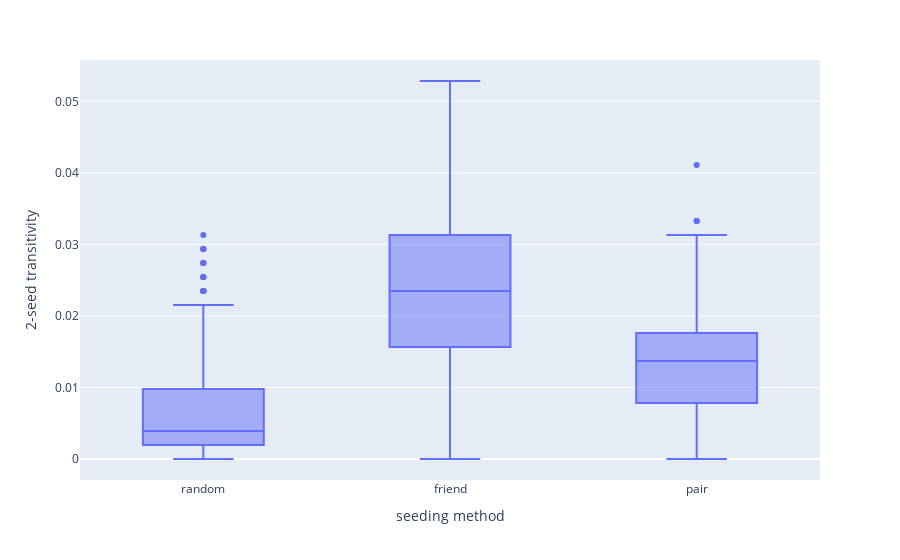

The code cell stored with this chart in its notebook:
### Code cell
import plotly.express as px
fig = px.box(df, x="seeding method", y="2-seed transitivity")
fig.show()

### Figure 1 — Plotly figure (JSON) as saved in the notebook; plotly's stock layout.template omitted (floating-point values rounded to 4 significant figures; data arrays with more than 128 entries replaced by an {"elided": "..."} marker saying what was removed)
{"data": [{"alignmentgroup": "True", "hovertemplate": "seeding method=%{x}<br>2-seed transitivity=%{y}<extra></extra>", "legendgroup": "", "marker": {"color": "#636efa"}, "name": "", "notched": false, "offsetgroup": "", "orientation": "v", "showlegend": false, "type": "box", "x": {"elided": "3000 str values"}, "x0": " ", "xaxis": "x", "y": {"elided": "3000 float values"}, "y0": " ", "yaxis": "y"}], "layout": {"boxmode": "group", "legend": {"tracegroupgap": 0}, "margin": {"t": 60}, "xaxis": {"anchor": "y", "domain": [0, 1], "title": {"text": "seeding method"}}, "yaxis": {"anchor": "x", "domain": [0, 1], "title": {"text": "2-seed transitivity"}}}}
